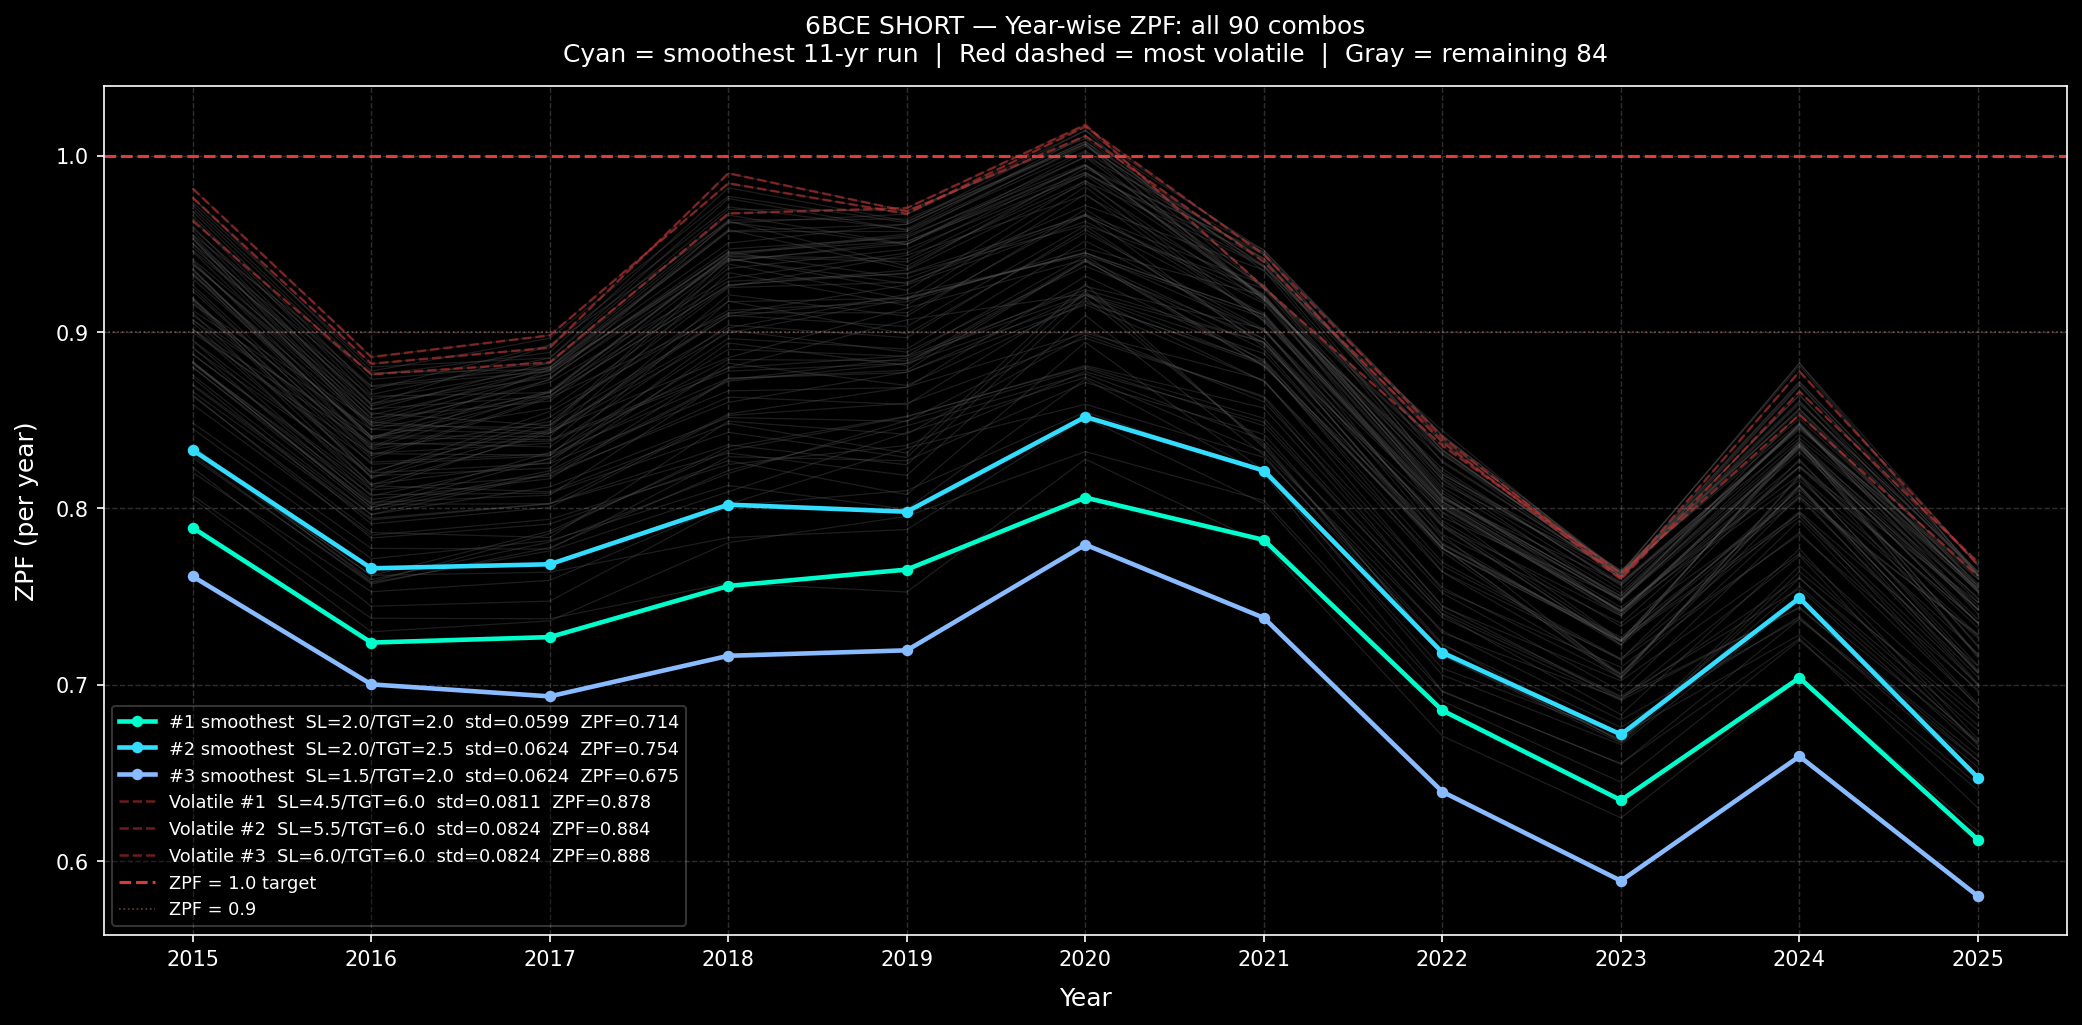

Source code (Python):
import numpy as np
import matplotlib
matplotlib.use('Agg')
import matplotlib.pyplot as plt
import os

plt.style.use('dark_background')

YEARS    = list(range(2015, 2026))
SL_VALS  = [1.5, 2.0, 2.5, 3.0, 3.5, 4.0, 4.5, 5.0, 5.5, 6.0]
TGT_VALS = [2.0, 2.5, 3.0, 3.5, 4.0, 4.5, 5.0, 5.5, 6.0]

# Load cached sweep results
cache = np.load(os.path.join(os.path.dirname(os.path.abspath(__file__)), 'sweep_cache_6bce.npz'))
yearly_grid  = cache['yearly_grid']   # shape: (10, 9, 11)
overall_grid = cache['overall_grid']  # shape: (10, 9)

# Smoothness = lowest std(yearly ZPF) across 11 years
std_grid = yearly_grid.std(axis=2)    # shape: (10, 9)

# Top 3 smoothest and bottom 3 most volatile
flat_std   = std_grid.ravel()
smooth_idx = [np.unravel_index(i, std_grid.shape) for i in np.argsort(flat_std)[:3]]
rough_idx  = [np.unravel_index(i, std_grid.shape) for i in np.argsort(flat_std)[-3:]]

fig, ax = plt.subplots(figsize=(14, 7))

# Gray spaghetti — all 90 combos
for si in range(len(SL_VALS)):
    for ti in range(len(TGT_VALS)):
        ax.plot(YEARS, yearly_grid[si, ti], color='#555555',
                linewidth=0.6, alpha=0.35, zorder=1)

# Top 3 smoothest — highlighted in color
smooth_colors = ['#00ffcc', '#33ddff', '#88bbff']
for ci, idx in enumerate(smooth_idx):
    sl_v  = SL_VALS[idx[0]]; tgt_v = TGT_VALS[idx[1]]
    std_v = std_grid[idx];   zpf_v = overall_grid[idx]
    ax.plot(YEARS, yearly_grid[idx[0], idx[1]],
            color=smooth_colors[ci], linewidth=2.2, marker='o', markersize=4.5,
            zorder=4, label=f'#{ci+1} smoothest  SL={sl_v}/TGT={tgt_v}  std={std_v:.4f}  ZPF={zpf_v:.3f}')

# Bottom 3 most volatile — shown in muted red for contrast
for ci, idx in enumerate(rough_idx):
    sl_v  = SL_VALS[idx[0]]; tgt_v = TGT_VALS[idx[1]]
    std_v = std_grid[idx];   zpf_v = overall_grid[idx]
    ax.plot(YEARS, yearly_grid[idx[0], idx[1]],
            color='#cc3333', linewidth=1.2, linestyle='--', alpha=0.55,
            zorder=3, label=f'Volatile #{ci+1}  SL={sl_v}/TGT={tgt_v}  std={std_v:.4f}  ZPF={zpf_v:.3f}')

# Reference lines
ax.axhline(1.0, color='#ff4444', linewidth=1.5, linestyle='--', alpha=0.85, label='ZPF = 1.0 target')
ax.axhline(0.9, color='#ff8888', linewidth=0.8, linestyle=':',  alpha=0.45, label='ZPF = 0.9')

ax.set_xticks(YEARS)
ax.set_xticklabels([str(y) for y in YEARS], fontsize=10)
ax.set_xlabel('Year', fontsize=12, labelpad=8)
ax.set_ylabel('ZPF (per year)', fontsize=12, labelpad=8)
ax.set_title('6BCE SHORT — Year-wise ZPF: all 90 combos\n'
             'Cyan = smoothest 11-yr run  |  Red dashed = most volatile  |  Gray = remaining 84',
             fontsize=12, pad=12)
ax.grid(True, linestyle='--', alpha=0.18, linewidth=0.7)
ax.legend(fontsize=8.5, loc='lower left', framealpha=0.25)

plt.tight_layout()
out = os.path.join(os.path.dirname(os.path.abspath(__file__)), 'chart_spaghetti_6bce.png')
plt.savefig(out, dpi=150, bbox_inches='tight', facecolor=fig.get_facecolor())
print(f'Saved: {out}')
